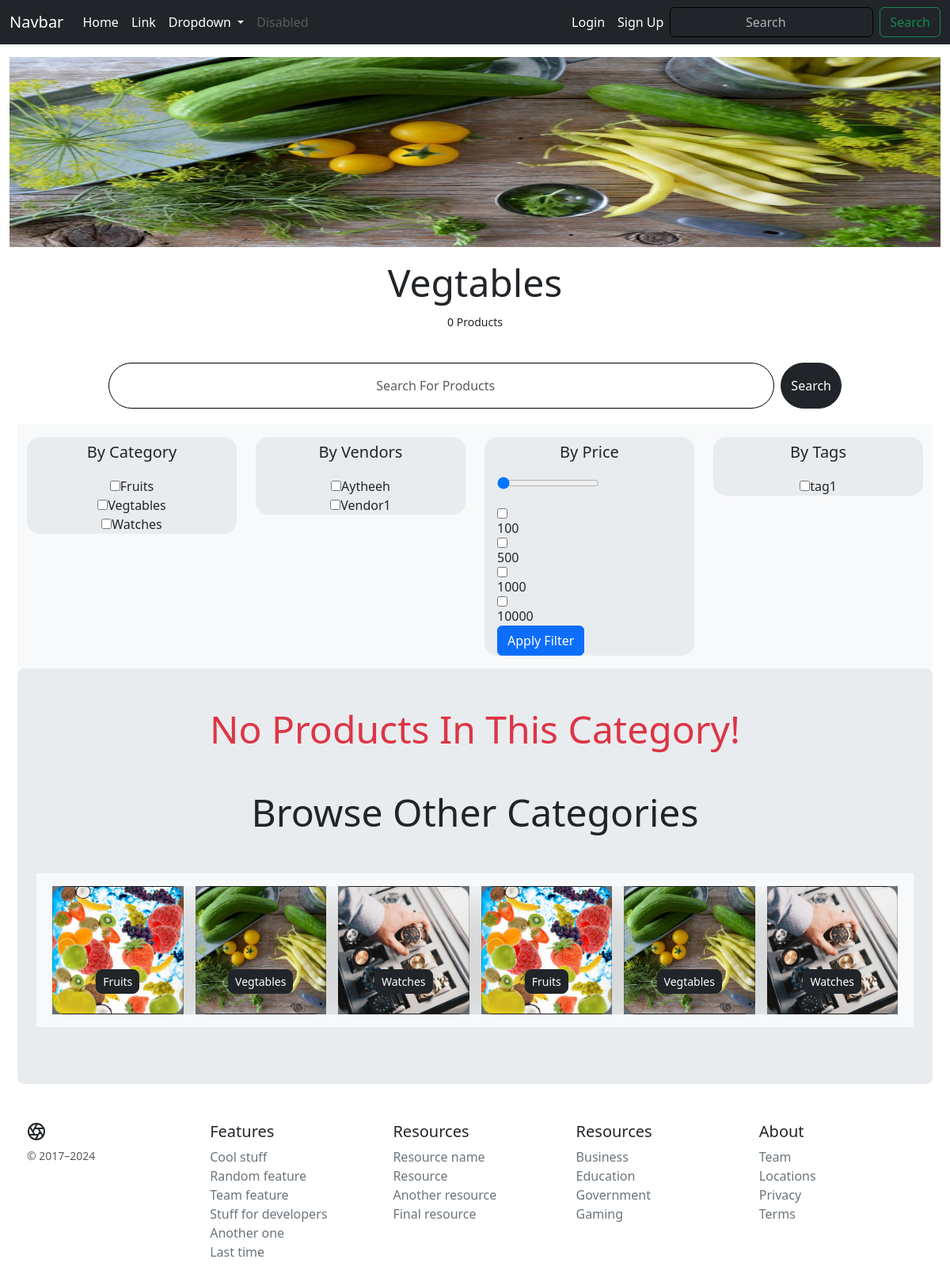
Page /category/cat3fda2aff1e/ on the earlier database version.
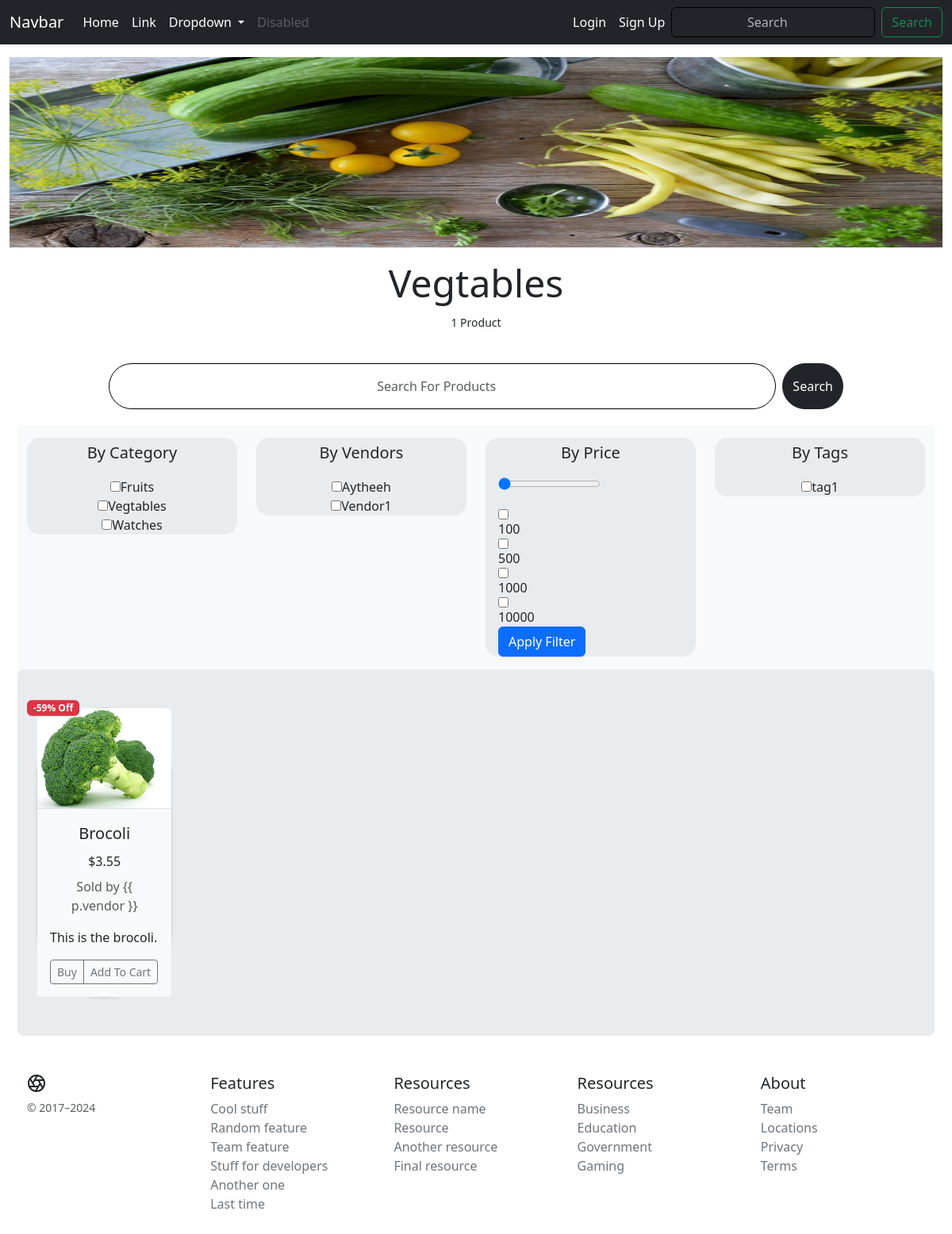
Same page on the later database version.
### core/models.py (models this page shows, shortened)
class Category(models.Model):
    cid = ShortUUIDField(unique=True, length=10, max_length=20,
                         prefix='cat', alphabet='abcdefgh12345')
    title = models.CharField(max_length=100)
    image = models.ImageField(upload_to='Category', default='category.jpg')
    class Meta:
        verbose_name_plural = "Categories"

class Vendor(models.Model):
    vid = ShortUUIDField(unique=True, length=10, max_length=20,
                         prefix="ven", alphabet="abcdefgh12345")
    title = models.CharField(max_length=100, default='DefaultVendorName')
    image = models.ImageField(
        upload_to=user_directory_path, default='category.jpg')
    description = models.TextField(
        null=True, blank=True, default="This is the product description.")
    user = models.ForeignKey(User, on_delete=models.SET_NULL, null=True)
    address = models.CharField(max_length=100, default="123 Main St")
    contact = models.CharField(max_length=100, default="+91 999000")
    chat_response_time = models.CharField(max_length=100, default="100")
    shipping_on_time = models.CharField(max_length=100, default="100")
    authentic_rating = models.CharField(max_length=100, default="100")
    days_return = models.CharField(max_length=100, default="100")
    warrenty_period = models.CharField(max_length=100, default="100")
    class Meta:
        verbose_name_plural = "Vendors"

class Product(models.Model):
    pid = ShortUUIDField(unique=True, length=10,
                         max_length=20, alphabet='abcdefgh12345')
    title = models.CharField(max_length=100)
    image = models.ImageField(upload_to=user_directory_path)
    description = models.TextField(
        null=True, blank=True, default="This is the product description.")
    user = models.ForeignKey(User, on_delete=models.SET_NULL, null=True)
    category = models.ForeignKey(
        Category, on_delete=models.SET_NULL, null=True)
    vendor = models.ForeignKey(Vendor, on_delete=models.SET_NULL, null=True)
    price = models.DecimalField(
        max_digits=9999999, decimal_places=2, default="1.99")
    old_price = models.DecimalField(
        max_digits=9999999, decimal_places=2, default="2.99")
    specifications = models.TextField(null=True, blank=True)
    tags = TaggableManager(blank=True)
    product_status = models.CharField(
        choices=STATUS, max_length=10, default="in_review")
    status = models.BooleanField(default=True)
    in_stock = models.BooleanField(default=True)
    featured = models.BooleanField(default=False)
    digital = models.BooleanField(default=False)
    sku = ShortUUIDField(unique=True, length=4,
                         max_length=10, alphabet='1234567890')
    date = models.DateTimeField(auto_now_add=True)
    updated = models.DateTimeField(null=True, blank=True)
    class Meta:
        verbose_name_plural = "Products"
    def get_percentage(self):
        new_price = (self.price / self.old_price) * 100
        return new_price

### core/views.py (the view)
# urls.py: path('category/<cid>/', views.products_in_category_view,
def products_in_category_view(request, cid):
    category = get_object_or_404(Category, cid=cid)
    products_in_category = Product.objects.filter(
        category=category, product_status='published')
    context = {
        'products_in_category': products_in_category,
        'category': category,
    }
    return render(request, 'core/products_in_category.html', context=context)

### core/context_processors.py (called while the page is built)
def default(request):
    categories_context = Category.objects.all()
    vendors_context=Vendor.objects.all()
    address = []
    return {
        'categories_context': categories_context,
        'vendors_context': vendors_context,
    }

### Templates/core/products_in_category.html (shortened to what the changed rows need)
{% extends 'core/base.html' %}
{% block content %}
{%load static %}
<div class="container-fluid m-0 my-3">
    <img class="img-fluid w-100" style="height: 30vh;background-position: center; background-size: contain;"
        src="{{category.image.url}}" alt="">
</div>
<div class="container mb-4">
    <p class="display-5 text-center my-0 py-0">{{category.title}}</p>
    <p class=" text-center text-success my-0 py-2 text-dark"><small>{{products_in_category.count}}
            Product{{products_in_category.count|pluralize}}</small></p>
</div>
<div class="container m-1 p-1 mx-auto">
    <div class="row justify-content-center align-items-stretch">
        <div class="col-lg-3 col-md-6 d-flex flex-column bg-body-tertiary">
            <div class="rounded-4  my-3 text-center align-items-center border-2 bg-body-secondary">
                <p class="lead text-center pt-1">By Category</p>
                <form>
                    {% for c in categories_context %}
                    <input type="checkbox" name="" value="{{c.id}}" id="">{{c.title}}<br>
                    {% endfor %}
                </form>
            </div>
        </div>
        <div class="col-lg-3 col-md-6 d-flex flex-column bg-body-tertiary">
            <div class="rounded-4  my-3 text-center align-items-center border-2 bg-body-secondary">
                <p class="lead text-center pt-1">By Vendors</p>
                <form>
                    {% for v in vendors_context %}
                    <input type="checkbox" name="" value="{{v.id}}" id="">{{v.title}}<br>
                    {% endfor %}
                </form>
            </div>
        </div>
        <div class="col-lg-12 col-md-12 bg-body-secondary rounded-3">
            <div class="album py-5">
                <div class="container">
                    {% if products_in_category %}
                    <div class="row row-cols-1 row-cols-sm-2 row-cols-md-3 g-3">
                        {% for p in products_in_category %}
                        <div class="col-xl-2 col-lg-3 col-md-4 col-sm-6">
                            <div class="card shadow-sm border-1 rounded-pill rounded-3" style="max-width: 250px;">
                                <div class="position-absolute top-0 start-0 translate-middle badge bg-danger"
                                    style="z-index: 1; margin-left: 20px;">
                                    -{{ p.get_percentage|floatformat:0 }}% Off
                                </div>
                                <a href="{% url 'core:product-details' p.pid %}" class="text-decoration-none text-dark">
                                    <div class="ratio ratio-4x3">
                                        <img src="{{ p.image.url }}"
                                            class="bd-placeholder-img card-img-top img-responsive border-1 border-bottom rounded-top"
                                            width="100%" height="100%" role="img" preserveAspectRatio="xMidYMid slice"
                                            focusable="false">
                                    </div>
                                </a>
                                <div class="card-body bg-body-tertiary">
                                    <a href="{% url 'core:product-details' p.pid %}"
                                        class="text-decoration-none text-dark">
                                        <p class="card-title text-center fs-5">{{ p.title }}</p>
                                    </a>
                                    <p class="card-title text-center fs-6">${{ p.price }}</p>
                                    <p class="card-text text-center"><small class="text-body-secondary fs-6">Sold by {{
                                            p.vendor }}</small></p>
                                    <p class="card-text">{{ p.description }}</p>
                                    <div class="d-flex justify-content-between align-items-center">
                                        <div class="btn-group bg-body-tertiary">
                                            <button type="button" class="btn btn-sm btn-outline-secondary">Buy</button>
                                            <button type="button" class="btn btn-sm btn-outline-secondary">Add To
                                                Cart</button>
                                        </div>
                                    </div>
                                </div>
                            </div>
                        </div>
                        {% endfor %}
                    </div>
                    {% else %}
                    <div class="w-100">
                        <p class="display-5 text-danger text-center">No Products In This Category!</p>
                        <div class="container">
                            <p class="display-5 text-center my-5">Browse Other Categories</p>
                        </div>
                    </div>
                    <div class="container bg-body-secondary align-items-center my-4">
                        <div class="row bg-body-tertiary">
                            <div class="col-12">
                                <div class="owl-carousel owl-theme p-2 m-2 mx-auto">
                                    {% for c in categories_context %}
                                    <div class="item bg-secondary align-items-center">
                                        <div class="card card-cover h-100 overflow-hidden text-bg-dark rounded-4 shadow-lg"
                                            style="background-image: url('{{ c.image.url }}');background-repeat: no-repeat;background-position: center;background-size: cover;">
                                            <div class="text-white text-shadow-1">
                                                <h3 class="pt-5 mt-5 mb-4 text-center display-6 lh-1 fw-bold text-dark">
                                                    <a href="{% url 'core:category-details' c.cid %}"
                                                        class="btn btn-sm rounded-3 btn-dark">{{ c.title }}</a>
                                                </h3>
                                            </div>
                                        </div>
                                    </div>
                                    {% endfor %}
                                </div>
                            </div>
                        </div>
                    </div>
                    {% endif %}
                </div>
            </div>
        </div>
        {%endblock content%}

Differences in the rows shown:
no longer on one of the page's lists (row unchanged): Category: title "Vegtables"
no longer on one of the page's lists (row unchanged): Category: title "Fruits"
no longer on one of the page's lists (row unchanged): Category: title "Watches"
added Product: get_percentage "59", image (picture), title "Brocoli", price "3.55", description "This is the brocoli."
Other differences:
{{ products_in_category.count }}: "0" → "1"
text no longer shown: "No Products In This Category! Browse Other Categories"
